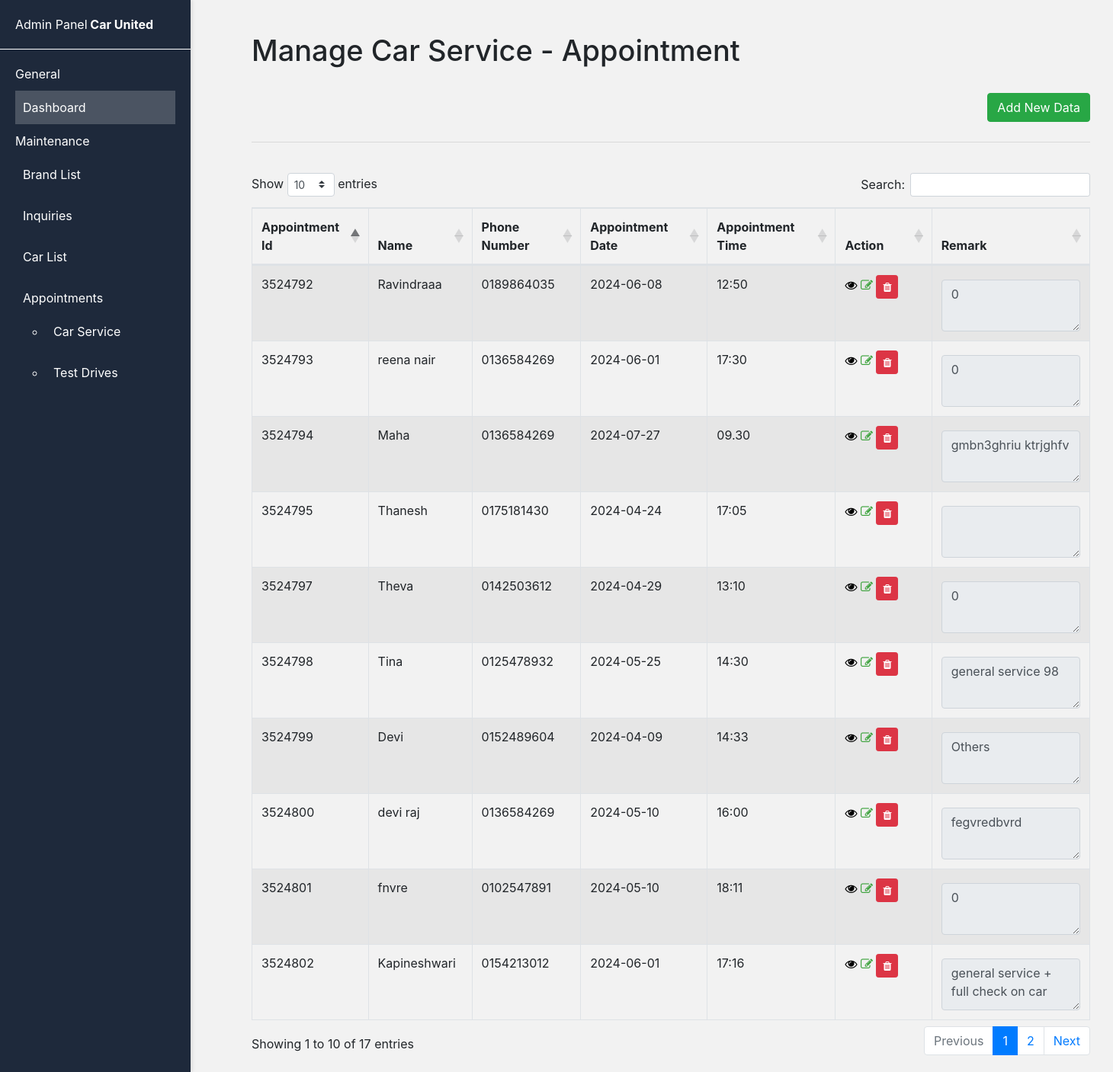
The app's page /manageCarService.php with its own data.
### tables this page shows
CREATE TABLE `carserviceapp` (
  `serviceId` int(10) UNSIGNED NOT NULL,
  `email` varchar(50) NOT NULL,
  `name` varchar(255) NOT NULL,
  `phoneNumber` varchar(20) NOT NULL,
  `carPlateNo` varchar(20) NOT NULL,
  `carBrand` varchar(20) NOT NULL,
  `carModel` varchar(20) NOT NULL,
  `carYear` int(11) NOT NULL,
  `services` varchar(255) NOT NULL,
  `remark` varchar(255) DEFAULT NULL,
  `serviceCenter` enum('Rawang','Puncak Alam') NOT NULL,
  `appointmentDate` date NOT NULL,
  `appointmentTime` varchar(20) NOT NULL,
  `status` enum('Pending','Resolved') NOT NULL
);

### manageCarService.php (the view, shortened to what this page needs)
<!DOCTYPE html>
<html lang="en">
<head>
    <link rel="stylesheet" href="https://cdnjs.cloudflare.com/ajax/libs/font-awesome/4.7.0/css/font-awesome.css">
    <link rel="stylesheet" href="https://cdnjs.cloudflare.com/ajax/libs/twitter-bootstrap/4.5.2/css/bootstrap.css">
    <link rel="stylesheet" href="https://cdn.datatables.net/1.10.22/css/dataTables.bootstrap4.min.css">
    <link rel="stylesheet" href="https://cdn.datatables.net/buttons/1.6.4/css/buttons.bootstrap4.min.css">
</head>
<body>
<aside class="aside is-placed-left is-expanded">
  <div class="aside-tools">
    <div>
    Admin Panel<b class="font-black"> Car United </b>
    </div>
  </div>
  <div class="menu is-menu-main">
    <p class="menu-label">General</p>
    <ul class="menu-list">
      <li class="active">
        <a href="admin.php">
          <span class="menu-item-label">Dashboard</span>
        </a>
      </li>
    </ul>
    <p class="menu-label">Maintenance</p>
    <ul class="menu-list">
    <li class="--set-active-profile-html">
            <a href="manageBrand.php">
            <span class="menu-item-label">Brand List</span>
            </a>
      </li>
      <li class="--set-active-profile-html">
        <a href="manageInquiries.php">
          <span class="menu-item-label">Inquiries</span>
        </a>
      </li>
      <li class="--set-active-profile-html">
        <a href="manageCar.php">
          <span class="menu-item-label">Car List</span>
        </a>
      </li>
      <li>
        <a class="dropdown">
          <span class="menu-item-label">Appointments</span>
        </a>
        <ul>
          <li>
            <a href="manageCarService.php">
              <span>Car Service</span>
            </a>
          </li>
          <li>
            <a href="manageTestDrives.php">
              <span>Test Drives</span>
            </a>
          </li>
        </ul>
      </li>
    </ul>
  </div><br>
</aside>
<div class="container">
        <div class="row">
            <div class="col-12">
                <br>
                <h3 class="titulo-tabla" style="font-size: 38px;">Manage Car Service - Appointment</h3><br>
                <a href="insert_serviceApp.php" class="btn btn-success pull-right">Add New Data</a><br><br>
                <hr><br>
                <?php
                    $servername = "localhost";
                    $username = "root";
                    $password = "";
                    $dbname = "project2";
                    $conn = new mysqli($servername, $username, $password, $dbname);
                    $sql = "SELECT serviceId, name, email, phoneNumber, serviceCenter, appointmentDate, appointmentTime,remark FROM carserviceapp";
                    $result = $conn->query($sql);
                    if ($result) {
                        if ($result->num_rows > 0) {
                ?>
                            <table id="example" class="table table-striped table-bordered" style="width:100%">
                                <thead>
                                    <tr>
                                        <th>Appointment Id</th>
                                        <th>Name</th>
                                        <th>Phone Number</th>
                                        <th>Appointment Date</th>
                                        <th>Appointment Time</th>
                                        <th>Action</th>
                                        <th>Remark</th>
                                    </tr>
                                </thead>
                                <tbody>
                                    <?php
                                        while ($row = $result->fetch_assoc()) {
                                    ?>
                                            <tr class="appointment-row">
                                                <td><?= $row['serviceId']; ?></td>
                                                <td><?= $row['name']; ?></td>
                                                <td><?= $row['phoneNumber']; ?></td>
                                                <td><?= $row['appointmentDate']; ?></td>
                                                <td><?= $row['appointmentTime']; ?></td>
                                                <td style="height: 10px; width: 11.5%;" >
                                                  <a href='view_serviceApp.php?id=<?= $row['serviceId'] ?>' title='View Record' data-toggle='tooltip'>
                                                      <i class='fa fa-eye' aria-hidden='true' style='color:black;'></i>
                                                  </a>
                                                  <a href='update_serviceApp.php?id=<?= $row['serviceId'] ?>' title='Update Record' data-toggle='tooltip'>
                                                      <i class='fa fa-edit' aria-hidden='true' style='color:#3ca23c;'></i>
                                                  </a>
                                                  <button class='btn btn-danger btn-sm delete-btn' data-id='<?= $row['serviceId'] ?>'>
                                                      <i class='fa fa-trash' aria-hidden='true'></i>
                                                  </button>
                                              </td>
                                              <td>
                                              <textarea name="remark" class="form-control" style="height: 68px; width: 100%; margin-top: 6px; font-size: 16px;"readonly><?php echo htmlspecialchars($row['remark']); ?></textarea>
                                          </td>
                                            </tr>
                                        <?php
                                            }
                                        ?>
                                </tbody>
                            </table>
                <?php
                        } else {
                            echo "<p class='lead'><em>No records were found.</em></p>";
                        }
                    } else {
                        echo "ERROR: Could not able to execute $sql. " . $conn->error;
                    }
                ?>
            </div>
        </div>
    </div>
<link rel="stylesheet" href="https://cdn.materialdesignicons.com/4.9.95/css/materialdesignicons.min.css">
</body>
</html>

### manageCarService.php (style rules this page uses)
body { background-color: #f2f2f2; }
aside.aside { background-color: #1e293b; color: #ffffff; width: 250px; height: 100%; position: fixed; top: 0; left: 0; overflow-y: auto; box-shadow: 2px 0 5px rgba(0, 0, 0, 0.1); z-index: 1000; }
aside.aside .aside-tools { padding: 20px; border-bottom: 1px solid #ffffff; }
aside.aside .menu { padding: 20px; }
aside.aside .menu .menu-label { color: #ffffff; margin-bottom: 10px; }
aside.aside .menu-list { list-style-type: none; padding: 0; margin: 0; }
aside.aside .menu-list li { margin-bottom: 10px; }
aside.aside .menu-list li a { color: #ffffff; text-decoration: none; display: block; padding: 10px; transition: background-color 0.3s ease; }
aside.aside .menu-list li.active a { background-color: rgba(255, 255, 255, 0.2); color: #ffffff; }
.container { margin-left: 310px; padding-top: 20px; padding-right: 20px; padding-bottom: 20px; padding-left: 20px; }

### records on screen
carserviceapp: serviceId "3524793", name "reena nair", phoneNumber "0136584269", appointmentDate "2024-06-01", appointmentTime "17:30", remark "0"
carserviceapp: serviceId "3524792", name "Ravindraaa", phoneNumber "0189864035", appointmentDate "2024-06-08", appointmentTime "12:50", remark "0"
carserviceapp: serviceId "3524794", name "Maha", phoneNumber "0136584269", appointmentDate "2024-07-27", appointmentTime "09.30", remark "gmbn3ghriu ktrjghfv"
carserviceapp: serviceId "3524795", name "Thanesh", phoneNumber "0175181430", appointmentDate "2024-04-24", appointmentTime "17:05"
carserviceapp: serviceId "3524797", name "Theva", phoneNumber "0142503612", appointmentDate "2024-04-29", appointmentTime "13:10", remark "0"
carserviceapp: serviceId "3524798", name "Tina", phoneNumber "0125478932", appointmentDate "2024-05-25", appointmentTime "14:30", remark "general service 98"
carserviceapp: serviceId "3524799", name "Devi", phoneNumber "0152489604", appointmentDate "2024-04-09", appointmentTime "14:33", remark "Others"
carserviceapp: serviceId "3524800", name "devi raj", phoneNumber "0136584269", appointmentDate "2024-05-10", appointmentTime "16:00", remark "fegvredbvrd"
carserviceapp: serviceId "3524801", name "fnvre", phoneNumber "0102547891", appointmentDate "2024-05-10", appointmentTime "18:11", remark "0"
carserviceapp: serviceId "3524802", name "Kapineshwari", phoneNumber "0154213012", appointmentDate "2024-06-01", appointmentTime "17:16", remark "general service + full check on car"
